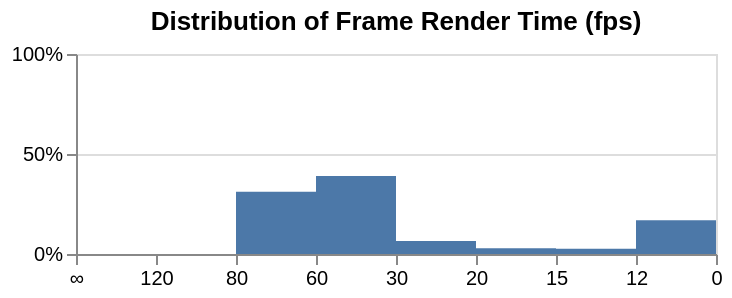

Here is the Vega-Lite specification saved for this chart:
### Vega-Lite specification from a JSON file in a GitHub repository (floating-point values rounded to 4 significant figures)
{"$schema": "https://vega.github.io/schema/vega-lite/v6.json", "description": "A histogram for a data source that provides non-linear bins. Thanks to [@Saba9](https://github.com/Saba9) who helps create this example.", "data": {"values": [{"startTime": "0", "endTime": "8.33", "residency": 0}, {"startTime": "8.33", "endTime": "12.50", "residency": 0}, {"startTime": "12.50", "endTime": "16.67", "residency": 31.17}, {"startTime": "16.67", "endTime": "33.33", "residency": 38.96}, {"startTime": "33.33", "endTime": "50.00", "residency": 6.49}, {"startTime": "50.00", "endTime": "66.67", "residency": 2.9}, {"startTime": "66.67", "endTime": "83.33", "residency": 2.6}, {"startTime": "83.33", "endTime": "∞", "residency": 16.88}]}, "title": "Distribution of Frame Render Time (fps)", "width": {"step": 40}, "height": 100, "mark": {"type": "bar", "cornerRadiusEnd": 0, "orient": "vertical"}, "encoding": {"x": {"title": "", "field": "startTime", "type": "ordinal", "scale": {"type": "point", "padding": 0}, "axis": {"labelAngle": 0, "labelExpr": "datum.value === '∞' ? '0' : format(1000/datum.value, 'd')"}, "sort": null}, "x2": {"field": "endTime"}, "y": {"title": "", "field": "residency", "type": "quantitative", "scale": {"domain": [0, 100]}, "axis": {"labelExpr": "datum.label + '%'"}}}}
